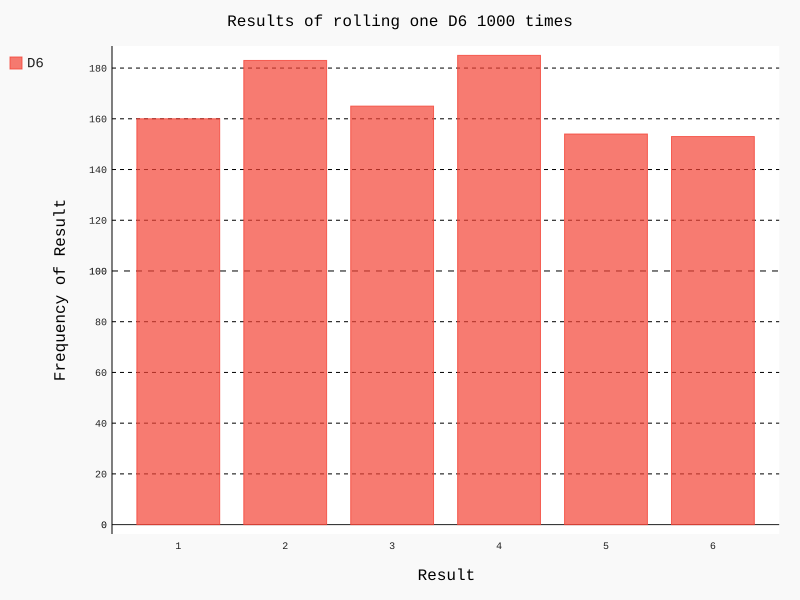

The script that drew this image:
from die import Die
import pygal

die = Die()
results = []
for roll_num in range(1000):
    result = die.roll()
    results.append(result)

frequencies = []
for value in range(1, die.sides+1):
    frequency = results.count(value)
    frequencies.append(frequency)

hist = pygal.Bar()
hist.title = "Results of rolling one D6 1000 times"
hist.x_labels = ['1', '2', '3', '4', '5', '6']
hist.x_title = "Result"
hist.y_title = "Frequency of Result"
hist.add('D6', frequencies)
hist.render_to_file('die_visual.svg')
# hist.render()
